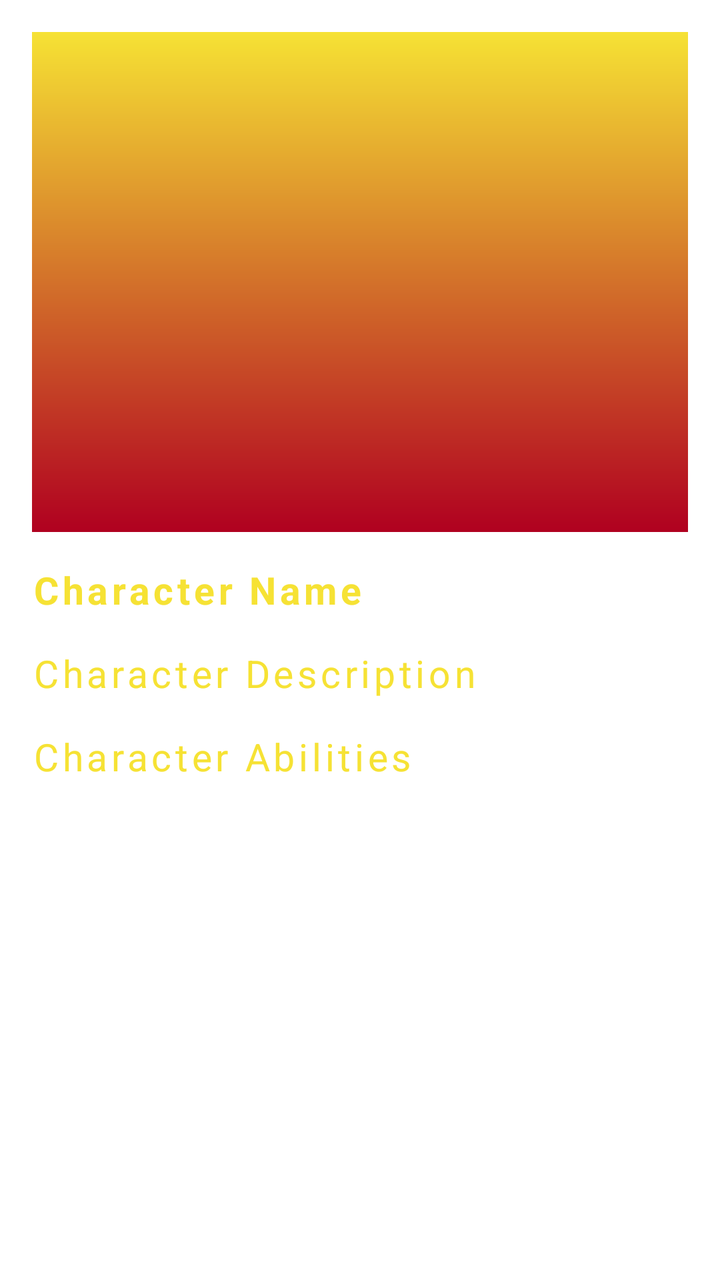
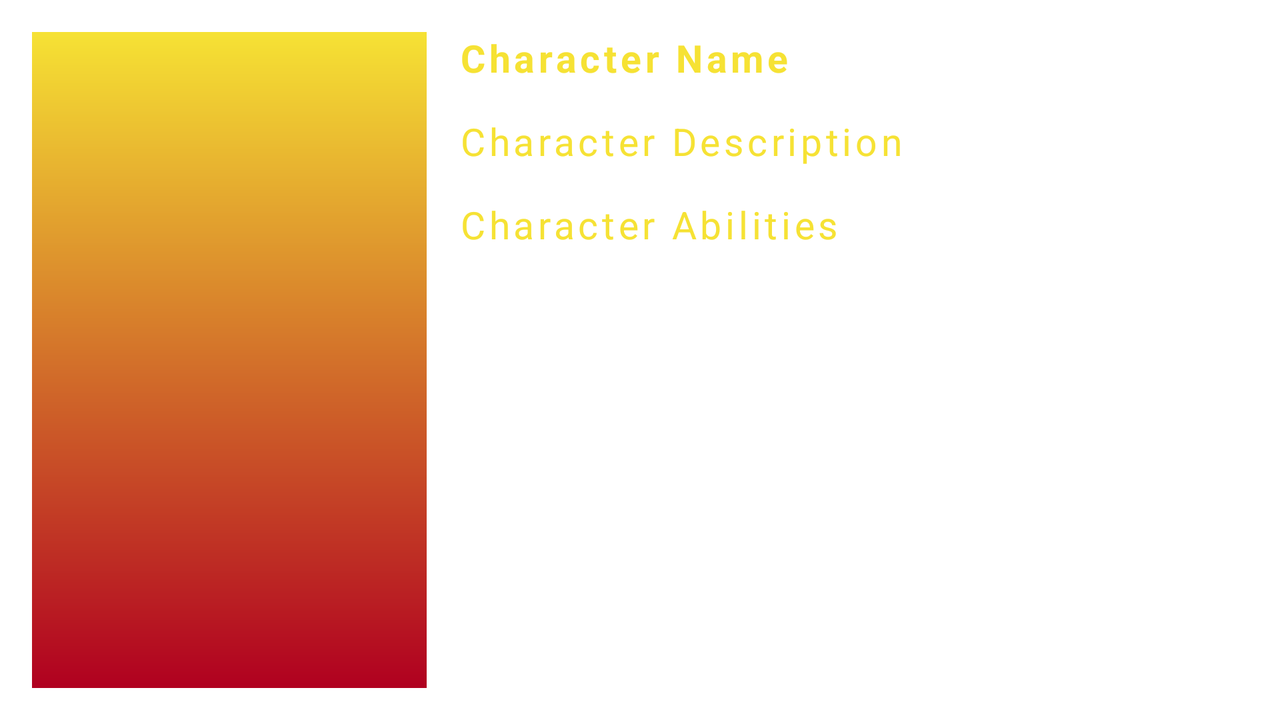

Compare how this app lays out the same screen by default and in its alternative resource folder. The renders come first, then the two layout files and the values they reference.
<!-- AndroidManifest.xml: application theme AppTheme -->
<!-- res/layout/character_detail_fragment.xml -->
<?xml version="1.0" encoding="utf-8"?>
<LinearLayout xmlns:android="http://schemas.android.com/apk/res/android"
    xmlns:app="http://schemas.android.com/apk/res-auto"
    xmlns:tools="http://schemas.android.com/tools"
    android:layout_width="match_parent"
    android:layout_height="match_parent"
    android:orientation="vertical"
    android:padding="16dp"
    tools:context=".CharacterDetailFragment">

    

    
    <ImageView
        android:id="@+id/image_character_detail"
        android:layout_width="match_parent"
        android:layout_height="250dp"
        android:layout_marginBottom="16dp"
        android:background="@drawable/cardview_gradient_background"
        android:scaleType="fitCenter"/>

    

    
    <TextView
        android:id="@+id/name_text_detail"
        style="@style/TextViewStyle"
        android:layout_width="match_parent"
        android:layout_height="wrap_content"
        android:layout_marginBottom="16dp"
        android:text="@string/characterName"
        android:textStyle="bold" />

    

    
    <TextView
        android:id="@+id/description_text_detail"
        style="@style/TextViewStyle"
        android:layout_width="match_parent"
        android:layout_height="wrap_content"
        android:layout_marginBottom="16dp"
        android:text="@string/characterDescription" />

    

    
    <TextView
        android:id="@+id/abilities_text_detail"
        style="@style/TextViewStyle"
        android:layout_width="match_parent"
        android:layout_height="wrap_content"
        android:layout_marginBottom="16dp"
        android:text="@string/characterAbilities" />

    

</LinearLayout>
<!-- resources referenced by this layout -->
<resources>
  <!-- drawable cardview_gradient_background (drawable) -->
  <?xml version="1.0" encoding="utf-8"?>
  <layer-list xmlns:android="http://schemas.android.com/apk/res/android">
      <item>
          <shape android:shape="rectangle">
              <gradient
                  android:angle="90"
                  android:startColor="@color/design_default_color_error"
                  android:endColor="@color/amarillo"
                  android:type="linear" />
          </shape>
      </item>
  </layer-list>
  <string name="characterAbilities">Character Abilities</string>
  <string name="characterDescription">Character Description</string>
  <string name="characterName">Character Name</string>
  <style name="TextViewStyle" parent="TextAppearance.AppCompat.Medium">
          <item name="android:textColor">@color/amarillo</item> 
          <item name="android:textSize">19sp</item> 
          <item name="android:lineSpacingExtra">2dp</item> 
          <item name="android:gravity">left</item> 
          <item name="android:letterSpacing">0.1</item> 
      </style>
  <style name="AppTheme" parent="Theme.MaterialComponents.DayNight.NoActionBar">
          <item name="colorPrimary">@color/teal_700</item>
          <item name="colorPrimaryDark">@color/primary_end</item>
          <item name="colorAccent">@color/verde</item>
          <item name="android:textColorPrimary">@color/amarillo</item>
  
  
          <item name="android:windowSplashScreenAnimatedIcon">@drawable/splashlogo2</item>
          <item name="android:windowSplashScreenAnimationDuration">2500</item>
          <item name="android:windowSplashScreenIconBackgroundColor">@color/azulMarino</item>
          <item name="android:windowSplashScreenBackground">@color/azulMarino</item>
          
          <item name="android:statusBarColor">@color/azulMarino</item>
      </style>
  <color name="amarillo">#F6E234</color>
  <color name="teal_700">#F0D734</color>
  <color name="primary_end">#2575FC</color>
  <color name="verde">#4de32a</color>
  <color name="azulMarino">#0E3597</color>
</resources>
<!-- res/layout-land/character_detail_fragment.xml (the repository's variant of the layout above) -->
<!-- drawn on the phone turned sideways -->
<?xml version="1.0" encoding="utf-8"?>
<LinearLayout xmlns:android="http://schemas.android.com/apk/res/android"
    android:layout_width="match_parent"
    android:layout_height="match_parent"
    android:orientation="horizontal"
    android:padding="16dp">

    
    <ImageView
        android:id="@+id/image_character_detail"
        android:layout_width="0dp"
        android:layout_height="match_parent"
        android:layout_weight="1"
        android:scaleType="fitCenter"
        android:background="@drawable/cardview_gradient_background"
        android:layout_marginEnd="16dp" />

    
    <ScrollView
        android:layout_width="0dp"
        android:layout_height="match_parent"
        android:layout_weight="2">

        <LinearLayout
            android:layout_width="match_parent"
            android:layout_height="wrap_content"
            android:orientation="vertical">

            
            <TextView
                android:id="@+id/name_text_detail"
                style="@style/TextViewStyle"
                android:layout_width="match_parent"
                android:layout_height="wrap_content"
                android:layout_marginBottom="16dp"
                android:text="@string/characterName"
                android:textStyle="bold" />

            
            <TextView
                android:id="@+id/description_text_detail"
                style="@style/TextViewStyle"
                android:layout_width="match_parent"
                android:layout_height="wrap_content"
                android:layout_marginBottom="16dp"
                android:text="@string/characterDescription" />

            
            <TextView
                android:id="@+id/abilities_text_detail"
                style="@style/TextViewStyle"
                android:layout_width="match_parent"
                android:layout_height="wrap_content"
                android:layout_marginBottom="16dp"
                android:text="@string/characterAbilities" />
        </LinearLayout>
    </ScrollView>
</LinearLayout>
